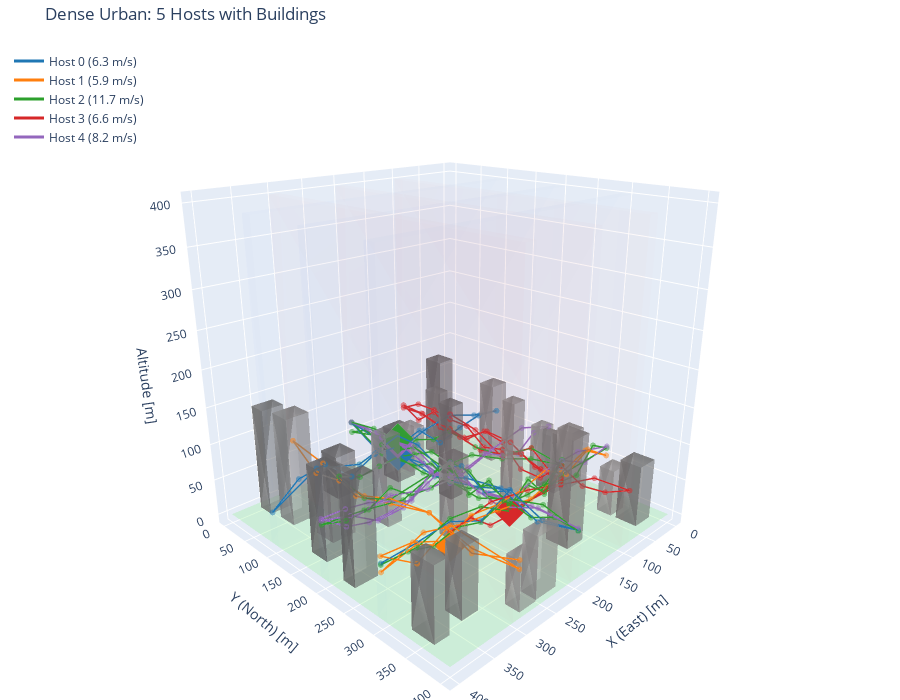

Notebook source saved alongside this figure:
### Markdown cell above
## Example 2: Dense Urban Environment

Trajectories with buildings visible.

### Code cell
corridors = generate_corridors(num_ew=3, num_ns=3, width="15", spacing="100", seed=1)
buildings = generate_buildings(corridors, num_buildings=25, width_x="20-35", width_y="20-35", height="60-150", seed=1)
trajectories = generate_trajectories(corridors, hosts=5, min_duration=300, altitude="40-80", seed=1)

print(f"Corridors: {len(corridors)}, Buildings: {len(buildings)}, Trajectories: {len(trajectories)}")

fig = visualize_trajectories(corridors, trajectories, buildings=buildings,
                              title="Dense Urban: 5 Hosts with Buildings")
fig.show()
